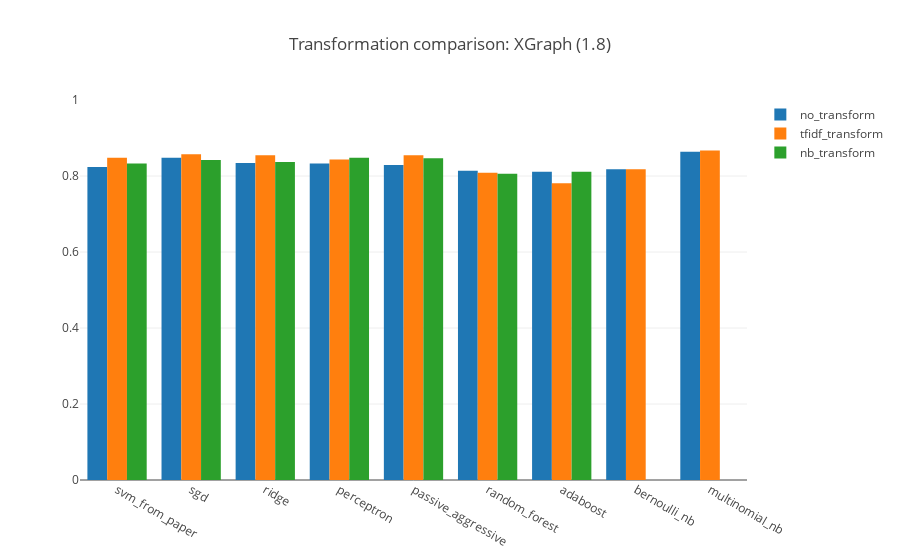

Notebook code cell kept with this figure:
### Code cell
groups = [
    ("no_transform", newsgroups_no_transformation_uni_results),
    ("tfidf_transform", newsgroups_tfidf_transformed_uni_results), 
    ("nb_transform", newsgroups_nb_transformed_uni_results)
]

clfs = list(all_classifiers.keys())

traces = OrderedDict()
for i in range(len(groups)):
    transformation = groups[i][1]
    transformation_name = groups[i][0]
    scores = []
    for label in clfs:
        try:
            score = transformation[label]
        except:
            score = 0.0
        scores.append(score)
    traces["trace_{}".format(transformation_name)] = go.Bar(
        x=clfs,
        y=scores,
        name=transformation_name,
    )

data_ = [v for k, v in traces.items()]
layout_ = go.Layout(
    barmode='group',
    title='Transformation comparison: XGraph (1.8)',
    yaxis=dict(
        range=[0, 1]
    )
)

fig_ = go.Figure(data=data_, layout=layout_)
iplot(fig_)

### Figure 1 — Plotly figure (JSON) as saved in the notebook; plotly's stock layout.template omitted (floating-point values rounded to 4 significant figures)
{"data": [{"name": "no_transform", "type": "bar", "x": ["svm_from_paper", "sgd", "ridge", "perceptron", "passive_aggressive", "random_forest", "adaboost", "bernoulli_nb", "multinomial_nb"], "y": [0.824, 0.8482, 0.8342, 0.8329, 0.8291, 0.8138, 0.8112, 0.8176, 0.8635]}, {"name": "tfidf_transform", "type": "bar", "x": ["svm_from_paper", "sgd", "ridge", "perceptron", "passive_aggressive", "random_forest", "adaboost", "bernoulli_nb", "multinomial_nb"], "y": [0.8482, 0.8571, 0.8546, 0.8431, 0.8546, 0.8087, 0.7806, 0.8176, 0.8673]}, {"name": "nb_transform", "type": "bar", "x": ["svm_from_paper", "sgd", "ridge", "perceptron", "passive_aggressive", "random_forest", "adaboost", "bernoulli_nb", "multinomial_nb"], "y": [0.8329, 0.8418, 0.8367, 0.8482, 0.8469, 0.8061, 0.8112, 0, 0]}], "layout": {"barmode": "group", "title": "Transformation comparison: XGraph (1.8)", "yaxis": {"range": [0, 1]}}}
